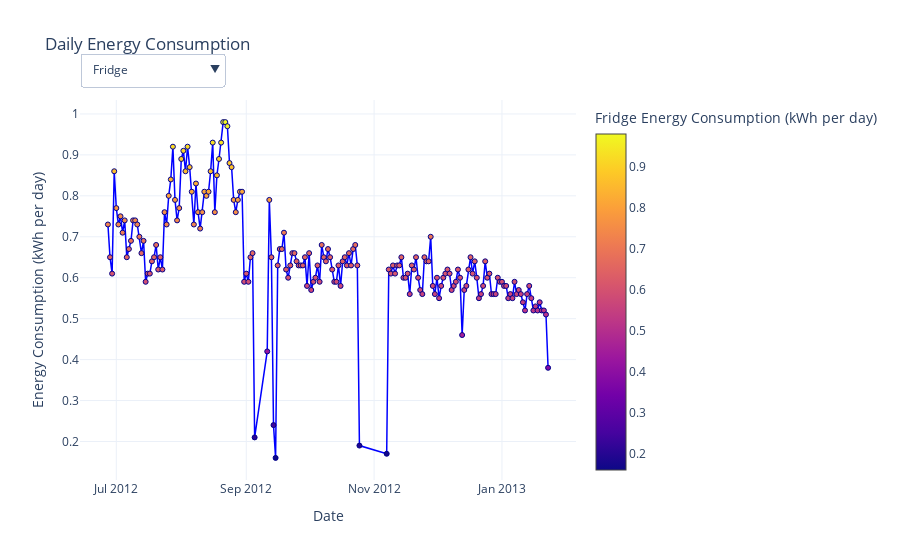

This figure's notebook cell:
### Markdown cell above
This graph creates a time series graph with three traces, one for each energy consumption measurement (fridge, kitchen appliances, and microwave). The x-axis represents the date, and the y-axis represents the energy consumption in kilowatt-hours per day. Each trace has a different color to distinguish the measurements.

### Code cell
import plotly.graph_objects as go

# INITIALIZE GRAPH OBJECT
fig = go.Figure()

# TRACE-1: Fridge measurement
fig.add_trace(
    go.Scatter(
        x=df_combined["date"],
        y=df_combined["Fridge measurement"],
        mode="lines+markers",
        marker=dict(
            color=df_combined["Fridge measurement"],
            size=5,
            symbol="circle",
            line=dict(color="DarkBlue", width=1),
            colorbar=dict(title="Fridge Energy Consumption (kWh per day)")
        ),
        line=dict(color="blue", width=1.5),
        name="Fridge",
        visible=True,
    )
)

# TRACE-2: Kitchen appliances measurement
fig.add_trace(
    go.Scatter(
        x=df_combined["date"],
        y=df_combined["Kitchen appliances measurement"],
        mode="lines+markers",
        marker=dict(
            color=df_combined["Kitchen appliances measurement"],
            size=5,
            symbol="square",
            line=dict(color="DarkGreen", width=1),
            colorbar=dict(title="Kitchen Appliances Energy Consumption (kWh per day)")
        ),
        line=dict(color="green", width=1.5, dash="dot"),
        name="Kitchen appliances",
        visible=False,
    )
)

# TRACE-3: Microwave measurement
fig.add_trace(
    go.Scatter(
        x=df_combined["date"],
        y=df_combined["Microwave measurement"],
        mode="lines+markers",
        marker=dict(
            color=df_combined["Microwave measurement"],
            size=5,
            symbol="diamond",
            line=dict(color="DarkRed", width=1),
            colorbar=dict(title="Microwave Energy Consumption (kWh per day)")
        ),
        line=dict(color="red", width=1.5, dash="dash"),
        name="Microwave",
        visible=False,
    )
)

# SET THEME, AXIS LABELS
fig.update_layout(
    template="plotly_white",
    xaxis_title="Date",
    yaxis_title="Energy Consumption (kWh per day)",
    title="Daily Energy Consumption",
)

# DROPDOWN MENUS
fig.update_layout(
    updatemenus=[
        dict(
            buttons=[
                dict(
                    label="Fridge",
                    method="update",
                    args=[{"visible": [True, False, False]},
                        {"title": "Fridge measurement (days)"}]
                    ),
                dict(
                    label="Kitchen appliances",
                    method="update",
                    args=[{"visible": [False, True, False]},
                        {"title": "Kitchen appliance measurement (days)"}]
                    ),
                dict(
                    label="Microwave",
                    method="update",
                    args=[{"visible": [False, False, True]},
                        {"title": "Fridge measurement (days)"}]
                    ),
            ],
            direction="down",
            showactive=True,
            pad={"r": 10, "t": 10},
            x=0,
            y=1.15,
            xanchor="left",
            yanchor="top",
        )
    ]
)

fig.show()

### Figure 1 — Plotly figure (JSON) as saved in the notebook; plotly's stock layout.template omitted (floating-point values rounded to 4 significant figures; data arrays with more than 128 entries replaced by an {"elided": "..."} marker saying what was removed)
{"data": [{"line": {"color": "blue", "width": 1.5}, "marker": {"color": {"elided": "194 float values"}, "colorbar": {"title": {"text": "Fridge Energy Consumption (kWh per day)"}}, "line": {"color": "DarkBlue", "width": 1}, "size": 5, "symbol": "circle"}, "mode": "lines+markers", "name": "Fridge", "type": "scatter", "visible": true, "x": {"elided": "194 str values"}, "y": {"elided": "194 float values"}}, {"line": {"color": "green", "dash": "dot", "width": 1.5}, "marker": {"color": {"elided": "194 float values"}, "colorbar": {"title": {"text": "Kitchen Appliances Energy Consumption (kWh per day)"}}, "line": {"color": "DarkGreen", "width": 1}, "size": 5, "symbol": "square"}, "mode": "lines+markers", "name": "Kitchen appliances", "type": "scatter", "visible": false, "x": {"elided": "194 str values"}, "y": {"elided": "194 float values"}}, {"line": {"color": "red", "dash": "dash", "width": 1.5}, "marker": {"color": {"elided": "194 float values"}, "colorbar": {"title": {"text": "Microwave Energy Consumption (kWh per day)"}}, "line": {"color": "DarkRed", "width": 1}, "size": 5, "symbol": "diamond"}, "mode": "lines+markers", "name": "Microwave", "type": "scatter", "visible": false, "x": {"elided": "194 str values"}, "y": {"elided": "194 float values"}}], "layout": {"title": {"text": "Daily Energy Consumption"}, "updatemenus": [{"buttons": [{"args": [{"visible": [true, false, false]}, {"title": "Fridge measurement (days)"}], "label": "Fridge", "method": "update"}, {"args": [{"visible": [false, true, false]}, {"title": "Kitchen appliance measurement (days)"}], "label": "Kitchen appliances", "method": "update"}, {"args": [{"visible": [false, false, true]}, {"title": "Fridge measurement (days)"}], "label": "Microwave", "method": "update"}], "direction": "down", "pad": {"r": 10, "t": 10}, "showactive": true, "x": 0, "xanchor": "left", "y": 1.15, "yanchor": "top"}], "xaxis": {"title": {"text": "Date"}}, "yaxis": {"title": {"text": "Energy Consumption (kWh per day)"}}}}
